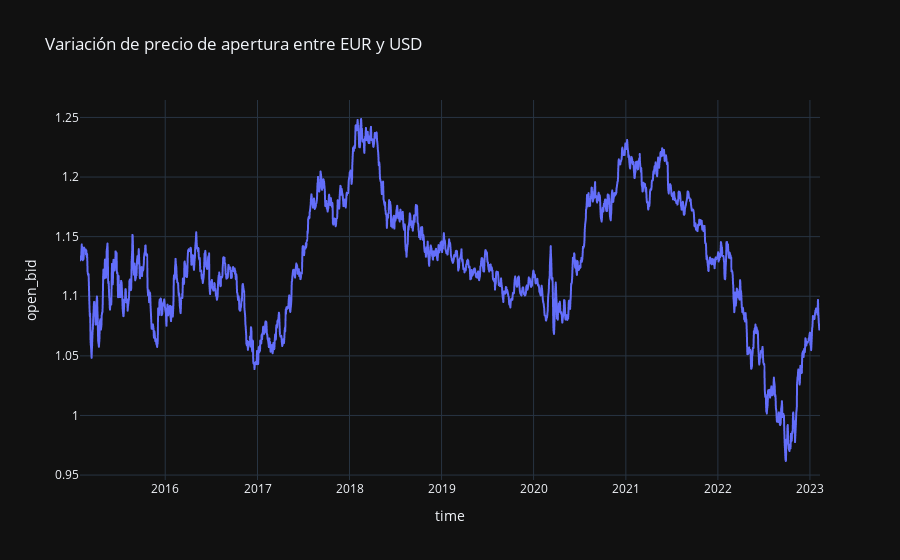

Notebook code for this chart:
### Code cell
fig = px.line(df2, x = df2.time, y = df2.open_bid, template = "plotly_dark",
            title = 'Variación de precio de apertura entre EUR y USD')
fig.show()

### Figure 1 — Plotly figure (JSON) as saved in the notebook; plotly's stock layout.template omitted (floating-point values rounded to 4 significant figures; data arrays with more than 128 entries replaced by an {"elided": "..."} marker saying what was removed)
{"data": [{"hovertemplate": "time=%{x}<br>open_bid=%{y}<extra></extra>", "legendgroup": "", "line": {"color": "#636efa", "dash": "solid"}, "marker": {"symbol": "circle"}, "mode": "lines", "name": "", "showlegend": false, "type": "scattergl", "x": {"elided": "2507 str values"}, "xaxis": "x", "y": {"elided": "2507 float values"}, "yaxis": "y"}], "layout": {"legend": {"tracegroupgap": 0}, "title": {"text": "Variación de precio de apertura entre EUR y USD"}, "xaxis": {"anchor": "y", "domain": [0, 1], "title": {"text": "time"}}, "yaxis": {"anchor": "x", "domain": [0, 1], "title": {"text": "open_bid"}}}}
